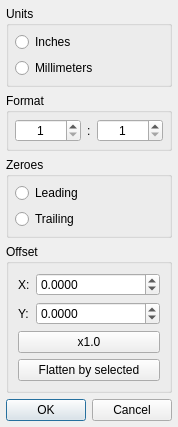
<?xml version="1.0" encoding="UTF-8"?>
<ui version="4.0">
 <class>ExcellonDialog</class>
 <widget class="QDialog" name="ExcellonDialog">
  <property name="geometry">
   <rect>
    <x>0</x>
    <y>0</y>
    <width>168</width>
    <height>383</height>
   </rect>
  </property>
  <property name="windowTitle">
   <string>Excellon Format</string>
  </property>
  <property name="modal">
   <bool>false</bool>
  </property>
  <layout class="QVBoxLayout" name="verticalLayout">
   <property name="leftMargin">
    <number>6</number>
   </property>
   <property name="topMargin">
    <number>6</number>
   </property>
   <property name="rightMargin">
    <number>6</number>
   </property>
   <property name="bottomMargin">
    <number>6</number>
   </property>
   <item>
    <widget class="QGroupBox" name="groupBox">
     <property name="title">
      <string>Units</string>
     </property>
     <layout class="QVBoxLayout" name="verticalLayout_3">
      <property name="leftMargin">
       <number>6</number>
      </property>
      <property name="topMargin">
       <number>6</number>
      </property>
      <property name="rightMargin">
       <number>6</number>
      </property>
      <property name="bottomMargin">
       <number>6</number>
      </property>
      <item>
       <widget class="QRadioButton" name="rbInches">
        <property name="text">
         <string>Inches</string>
        </property>
       </widget>
      </item>
      <item>
       <widget class="QRadioButton" name="rbMillimeters">
        <property name="text">
         <string>Millimeters</string>
        </property>
       </widget>
      </item>
     </layout>
    </widget>
   </item>
   <item>
    <widget class="QGroupBox" name="groupBox_2">
     <property name="title">
      <string>Format</string>
     </property>
     <layout class="QHBoxLayout" name="horizontalLayout" stretch="1,0,1">
      <property name="leftMargin">
       <number>6</number>
      </property>
      <property name="topMargin">
       <number>6</number>
      </property>
      <property name="rightMargin">
       <number>6</number>
      </property>
      <property name="bottomMargin">
       <number>6</number>
      </property>
      <item>
       <widget class="QSpinBox" name="sbxInteger">
        <property name="wrapping">
         <bool>false</bool>
        </property>
        <property name="alignment">
         <set>Qt::AlignCenter</set>
        </property>
        <property name="showGroupSeparator" stdset="0">
         <bool>false</bool>
        </property>
        <property name="minimum">
         <number>1</number>
        </property>
        <property name="maximum">
         <number>8</number>
        </property>
       </widget>
      </item>
      <item>
       <widget class="QLabel" name="label">
        <property name="text">
         <string>:</string>
        </property>
       </widget>
      </item>
      <item>
       <widget class="QSpinBox" name="sbxDecimal">
        <property name="alignment">
         <set>Qt::AlignCenter</set>
        </property>
        <property name="minimum">
         <number>1</number>
        </property>
        <property name="maximum">
         <number>8</number>
        </property>
       </widget>
      </item>
     </layout>
    </widget>
   </item>
   <item>
    <widget class="QGroupBox" name="groupBox_3">
     <property name="title">
      <string>Zeroes</string>
     </property>
     <layout class="QVBoxLayout" name="verticalLayout_2">
      <property name="leftMargin">
       <number>6</number>
      </property>
      <property name="topMargin">
       <number>6</number>
      </property>
      <property name="rightMargin">
       <number>6</number>
      </property>
      <property name="bottomMargin">
       <number>6</number>
      </property>
      <item>
       <widget class="QRadioButton" name="rbLeading">
        <property name="text">
         <string>Leading</string>
        </property>
       </widget>
      </item>
      <item>
       <widget class="QRadioButton" name="rbTrailing">
        <property name="text">
         <string>Trailing</string>
        </property>
       </widget>
      </item>
     </layout>
    </widget>
   </item>
   <item>
    <widget class="QGroupBox" name="groupBox_4">
     <property name="title">
      <string>Offset</string>
     </property>
     <layout class="QFormLayout" name="formLayout">
      <item row="0" column="0">
       <widget class="QLabel" name="label_2">
        <property name="text">
         <string>X:</string>
        </property>
       </widget>
      </item>
      <item row="0" column="1">
       <widget class="DoubleSpinBox" name="dsbxX">
        <property name="alignment">
         <set>Qt::AlignLeading|Qt::AlignLeft|Qt::AlignVCenter</set>
        </property>
        <property name="decimals">
         <number>4</number>
        </property>
        <property name="minimum">
         <double>-1000.000000000000000</double>
        </property>
        <property name="maximum">
         <double>1000.000000000000000</double>
        </property>
       </widget>
      </item>
      <item row="1" column="0">
       <widget class="QLabel" name="label_3">
        <property name="text">
         <string>Y:</string>
        </property>
       </widget>
      </item>
      <item row="1" column="1">
       <widget class="DoubleSpinBox" name="dsbxY">
        <property name="alignment">
         <set>Qt::AlignLeading|Qt::AlignLeft|Qt::AlignVCenter</set>
        </property>
        <property name="decimals">
         <number>4</number>
        </property>
        <property name="minimum">
         <double>-1000.000000000000000</double>
        </property>
        <property name="maximum">
         <double>1000.000000000000000</double>
        </property>
       </widget>
      </item>
      <item row="2" column="0" colspan="2">
       <widget class="QPushButton" name="pbStep">
        <property name="text">
         <string>x1.0</string>
        </property>
       </widget>
      </item>
      <item row="3" column="0" colspan="2">
       <widget class="QPushButton" name="pushButton">
        <property name="text">
         <string>Flatten by selected</string>
        </property>
       </widget>
      </item>
     </layout>
    </widget>
   </item>
   <item>
    <spacer name="verticalSpacer">
     <property name="orientation">
      <enum>Qt::Vertical</enum>
     </property>
     <property name="sizeHint" stdset="0">
      <size>
       <width>20</width>
       <height>0</height>
      </size>
     </property>
    </spacer>
   </item>
   <item>
    <widget class="QDialogButtonBox" name="buttonBox">
     <property name="orientation">
      <enum>Qt::Horizontal</enum>
     </property>
     <property name="standardButtons">
      <set>QDialogButtonBox::Cancel|QDialogButtonBox::Ok</set>
     </property>
    </widget>
   </item>
  </layout>
 </widget>
 <customwidgets>
  <customwidget>
   <class>DoubleSpinBox</class>
   <extends>QDoubleSpinBox</extends>
   <header>doublespinbox.h</header>
  </customwidget>
 </customwidgets>
 <resources/>
 <connections>
  <connection>
   <sender>buttonBox</sender>
   <signal>accepted()</signal>
   <receiver>ExcellonDialog</receiver>
   <slot>accept()</slot>
   <hints>
    <hint type="sourcelabel">
     <x>248</x>
     <y>254</y>
    </hint>
    <hint type="destinationlabel">
     <x>157</x>
     <y>274</y>
    </hint>
   </hints>
  </connection>
  <connection>
   <sender>buttonBox</sender>
   <signal>rejected()</signal>
   <receiver>ExcellonDialog</receiver>
   <slot>reject()</slot>
   <hints>
    <hint type="sourcelabel">
     <x>316</x>
     <y>260</y>
    </hint>
    <hint type="destinationlabel">
     <x>286</x>
     <y>274</y>
    </hint>
   </hints>
  </connection>
 </connections>
</ui>
